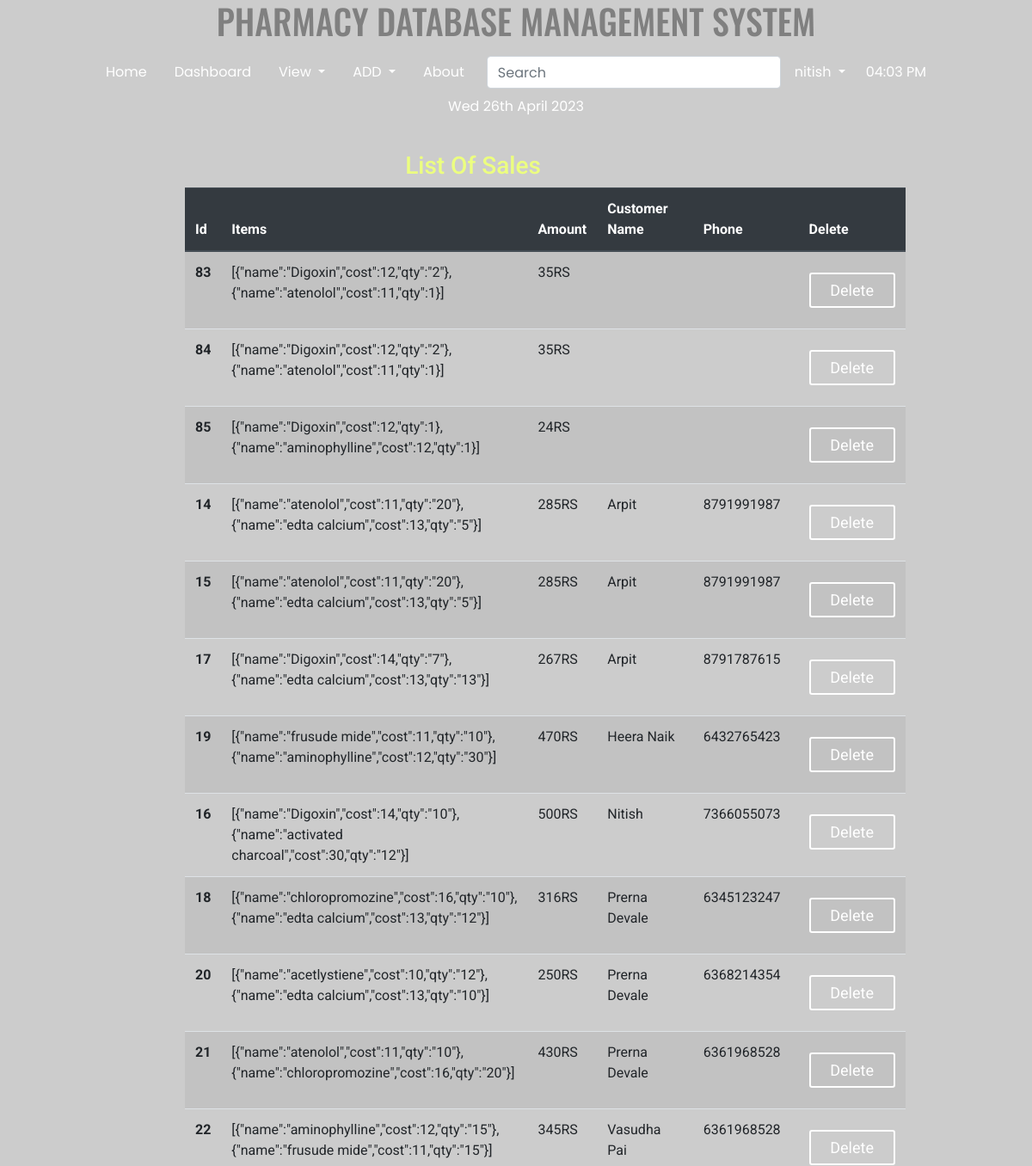
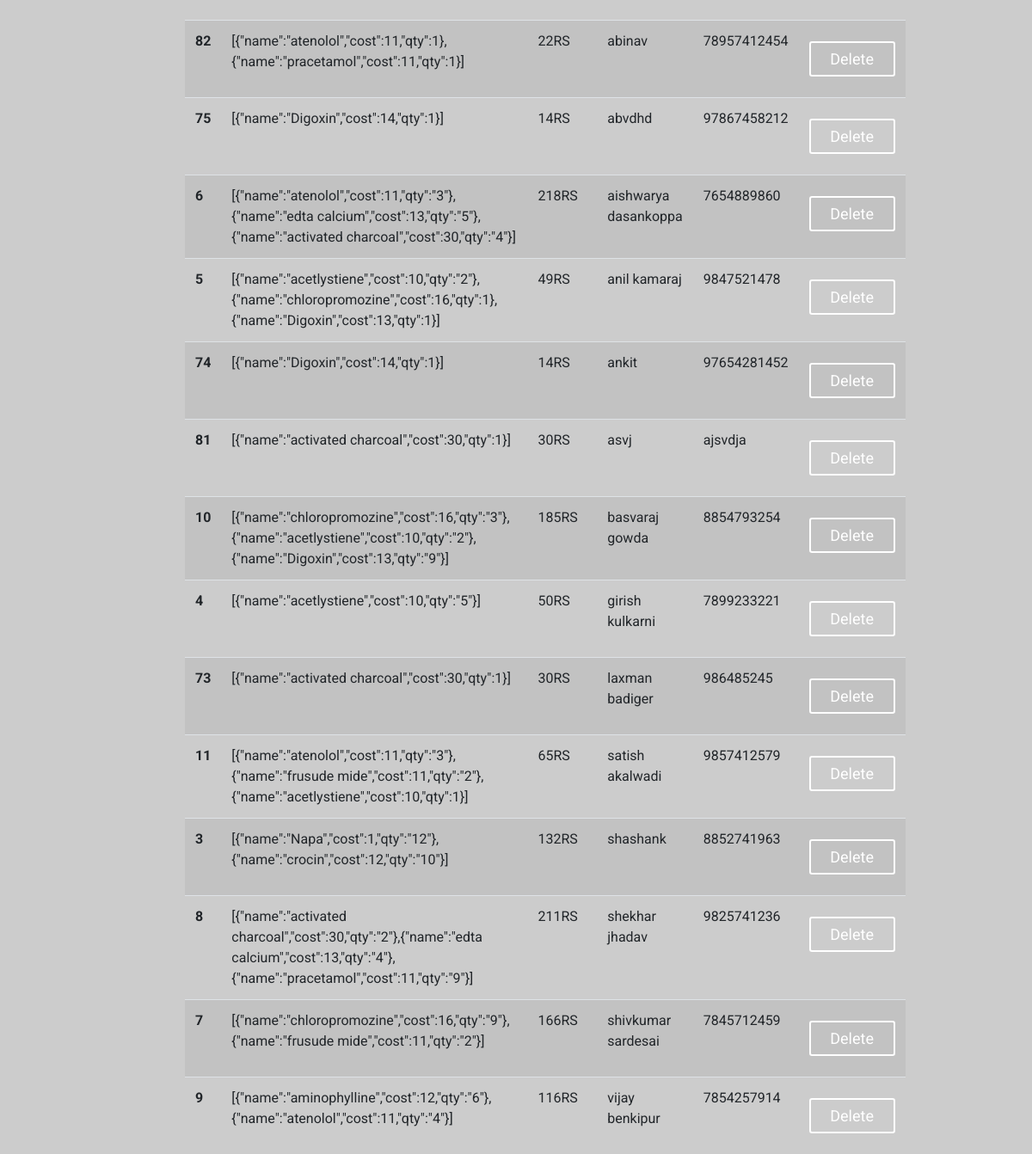
/sales/ (signed in), run on the app's committed database (2 pictures, top to bottom).
### home/models.py (models this page shows, shortened)
class Sales(models.Model):
    items_json = models.CharField(max_length=900)
    amount = models.IntegerField(default=0)
    name=models.CharField(max_length=100, default="")
    phone = models.CharField(max_length=100, default="")
    time=models.DateTimeField(default=now)

### home/views.py (the view)
# urls.py: path('sales/', SalesListView.as_view(), name='sales-list'),
class SalesListView(generic.ListView):
    model = Sales
    template_name = 'home/sales_list.html'
    context_object_name = 'sales'
    queryset = Sales.objects.all().order_by('name')

### templates/home/sales_list.html (shortened to what this page needs)
{% extends 'basic.html' %}
{% block body %}
{% load static %}
{% load crispy_forms_tags %}
{% if user.is_authenticated %}
<div class="col-md-7 offset-md-2">
 <h3 class="text-center">List Of Sales</h3>
<table class="table table-striped">
  <thead class="thead-dark">
    <tr>
      <th scope="col">Id</th>
      <th scope="col">Items</th>
      <th scope="col">Amount</th>
      <th scope="col">Customer Name</th>
      <th scope="col">Phone</th>
      <th scope="col">Delete</th>
    </tr>
  </thead>
  <tbody>
  {% for p in sales %}
    <tr>
      <th scope="row">{{p.id}}</th>
      <td>{{p.items_json}}</td>
      <td>{{p.amount}}RS</td>
      <td>{{p.name}}</td>
      <td>{{p.phone}}</td>
      <td>
        <form action="{% url 'home:delete_sales' p.id %}" method="post">
          <input type="submit" class="btn btn-primary btn-sm" value="Delete">
        </form>
      </td>
    </tr>
    {% endfor %}
  </tbody>
</table>
</div>
<body style="
      width: 100%;
    height: 100vh;
    background: linear-gradient(rgba(0, 0, 0, 0.2), rgba(0, 0, 0, 0.2)), url('/static/images/bg2.jpg');
    background-size: cover;
    font-family: 'Roboto', sans-serif;
    ">
{% else %}
<h2>Please Log in to Create a Post</h2>
{% endif %}
{% endblock body %}

### templates/basic.html (shortened to what this page needs)
<!DOCTYPE html>
<html lang="en">
<head>
    <link rel="stylesheet" href="https://stackpath.bootstrapcdn.com/bootstrap/4.2.1/css/bootstrap.min.css"
 />
    {% load static %}
    <link href="{% static 'css/style.css'  %}" rel="stylesheet" />
</head>
    <h1 class="text-center" style="color: grey; font-family: 'Oswald', sans-serif;"> PHARMACY DATABASE MANAGEMENT SYSTEM</h1>
    <nav class="navbar navbar-expand-lg navbar-light" style="background: none; color: grey; text-color: grey; font-family: 'Poppins', sans-serif;">
        <div class="collapse navbar-collapse" id="navbarSupportedContent">
            <ul class="nav justify-content-center">
                <li class="nav-item {% block blogactive %} {% endblock blogactive %}">
                    <a class="nav-link" href="/">Home</a>
                </li>
                <li class="nav-item">
                    <a class="nav-link" href="/dashboard/">Dashboard</a>
                </li>
                <li class="nav-item dropdown">
                    <a class="nav-link dropdown-toggle" href="#" id="navbarDropdown" role="button"
                        data-toggle="dropdown" aria-haspopup="true" aria-expanded="false">
                        View
                    </a>
                </li>
                <li class="nav-item dropdown">
                    <a class="nav-link dropdown-toggle" href="#" id="navbarDropdown" role="button"
                        data-toggle="dropdown" aria-haspopup="true" aria-expanded="false">
                        ADD
                    </a>
                </li>
                <li class="nav-item {% block aboutactive %} {% endblock aboutactive %}">
                    <a class="nav-link" href="/about/">About</a>
                </li>
                {% if user.is_authenticated %}
                <ul class="navbar-nav">
                    <form method="post" action="/search/" class="form-inline my-2 my-lg-0">
                        <li>
                            <input class="form-control mr-sm-2" style="color: #26f1fb" type="search"
                                placeholder="Search" aria-label="Search" name="q" id="q" />
                        </li>
                    </form>
                    <li class="nav-item dropdown">
                        <a class="nav-link dropdown-toggle" href="#" id="navbarDropdown" role="button"
                            data-toggle="dropdown" aria-haspopup="true" aria-expanded="false">
                            {{request.user}}
                        </a>
                    </li>
                </ul>
                {% else %}
                <li class="nav-item {% block login %} {% endblock login %}">
                    <a class="nav-link" href="{% url 'home:login' %}">Login</a>
                </li>
                {% endif %}
                <li class="nav-item">
                    <a class="nav-link" href="">{% now "h:i A" as current_time %} {{ current_time|center:"150" }}</a>
                </li>
                <li class="nav-item">
                    <a class="nav-link" href="">{% now "D jS F Y" %}</a>
                </li>
            </ul>
        </div>
    </nav>
    <br />
    {% block body %} {% endblock %} {% block js %} {% endblock %}
</body>
</html>

### static/css/style.css (style rules this page uses)
body { margin: 0; padding: 0; font-family: sens-serif; height: 100vh; }
.nav, .collapse { width: 100%; }
.navbar .nav .nav-item .nav-link:link, .navbar .nav .nav-item .nav-link:visited { color: #fff; text-align: center; }
* { padding: 0; margin: 0; border-radius: border-box; }
input { width: 100%; border: none; outline: none; background: none; color: white; float: left; margin: 0 10px; font-size: 18px; }
.btn { width: 100px; background: none; border: 2px solid #fff; color: white; padding: 5px; font-size: 18px; cursor: pointer; margin: 12px 0; }
.col-md-6, .col-md-7, .col-md-8, .col-md-9, .col-md-10 { background: none; color: white; }
h1, h2, h3, h4, h5, h6 { background: none; color: rgb(236, 255, 127); }

### data on the page
Sales: id "83", items_json "[{\"name\":\"Digoxin\",\"cost\":12,\"qty\":\"2\"},{\"name\":\"atenolol\",\"cost\":11,\"qty\":1}]", amount "35"
Sales: id "84", items_json "[{\"name\":\"Digoxin\",\"cost\":12,\"qty\":\"2\"},{\"name\":\"atenolol\",\"cost\":11,\"qty\":1}]", amount "35"
Sales: id "85", items_json "[{\"name\":\"Digoxin\",\"cost\":12,\"qty\":1},{\"name\":\"aminophylline\",\"cost\":12,\"qty\":1}]", amount "24"
Sales: id "14", items_json "[{\"name\":\"atenolol\",\"cost\":11,\"qty\":\"20\"},{\"name\":\"edta calcium\",\"cost\":13,\"qty\":\"5\"}]", amount "285", name "Arpit", phone "8791991987"
Sales: id "15", items_json "[{\"name\":\"atenolol\",\"cost\":11,\"qty\":\"20\"},{\"name\":\"edta calcium\",\"cost\":13,\"qty\":\"5\"}]", amount "285", name "Arpit", phone "8791991987"
Sales: id "17", items_json "[{\"name\":\"Digoxin\",\"cost\":14,\"qty\":\"7\"},{\"name\":\"edta calcium\",\"cost\":13,\"qty\":\"13\"}]", amount "267", name "Arpit", phone "8791787615"
Sales: id "19", items_json "[{\"name\":\"frusude mide\",\"cost\":11,\"qty\":\"10\"},{\"name\":\"aminophylline\",\"cost\":12,\"qty\":\"30\"}]", amount "470", name "Heera Naik", phone "6432765423"
Sales: id "16", items_json "[{\"name\":\"Digoxin\",\"cost\":14,\"qty\":\"10\"},{\"name\":\"activated charcoal\",\"cost\":30,\"qty\":\"12\"}]", amount "500", name "Nitish", phone "7366055073"
Sales: id "18", items_json "[{\"name\":\"chloropromozine\",\"cost\":16,\"qty\":\"10\"},{\"name\":\"edta calcium\",\"cost\":13,\"qty\":\"12\"}]", amount "316", name "Prerna Devale", phone "6345123247"
Sales: id "20", items_json "[{\"name\":\"acetlystiene\",\"cost\":10,\"qty\":\"12\"},{\"name\":\"edta calcium\",\"cost\":13,\"qty\":\"10\"}]", amount "250", name "Prerna Devale", phone "6368214354"
Sales: id "21", items_json "[{\"name\":\"atenolol\",\"cost\":11,\"qty\":\"10\"},{\"name\":\"chloropromozine\",\"cost\":16,\"qty\":\"20\"}]", amount "430", name "Prerna Devale", phone "6361968528"
Sales: id "22", items_json "[{\"name\":\"aminophylline\",\"cost\":12,\"qty\":\"15\"},{\"name\":\"frusude mide\",\"cost\":11,\"qty\":\"15\"}]", amount "345", name "Vasudha Pai", phone "6361968528"
Sales: id "82", items_json "[{\"name\":\"atenolol\",\"cost\":11,\"qty\":1},{\"name\":\"pracetamol\",\"cost\":11,\"qty\":1}]", amount "22", name "abinav", phone "78957412454"
Sales: id "75", items_json "[{\"name\":\"Digoxin\",\"cost\":14,\"qty\":1}]", amount "14", name "abvdhd", phone "97867458212"
Sales: id "6", items_json "[{\"name\":\"atenolol\",\"cost\":11,\"qty\":\"3\"},{\"name\":\"edta calcium\",\"cost\":13,\"qty\":\"5\"},{\"name\":\"activated charcoal\",\"cost\":30,\"qty\":\"4\"}]", amount "218", name "aishwarya dasankoppa", phone "7654889860"
Sales: id "5", items_json "[{\"name\":\"acetlystiene\",\"cost\":10,\"qty\":\"2\"},{\"name\":\"chloropromozine\",\"cost\":16,\"qty\":1},{\"name\":\"Digoxin\",\"cost\":13,\"qty\":1}]", amount "49", name "anil kamaraj", phone "9847521478"
Sales: id "74", items_json "[{\"name\":\"Digoxin\",\"cost\":14,\"qty\":1}]", amount "14", name "ankit", phone "97654281452"
Sales: id "81", items_json "[{\"name\":\"activated charcoal\",\"cost\":30,\"qty\":1}]", amount "30", name "asvj", phone "ajsvdja"
Sales: id "10", items_json "[{\"name\":\"chloropromozine\",\"cost\":16,\"qty\":\"3\"},{\"name\":\"acetlystiene\",\"cost\":10,\"qty\":\"2\"},{\"name\":\"Digoxin\",\"cost\":13,\"qty\":\"9\"}]", amount "185", name "basvaraj gowda", phone "8854793254"
Sales: id "4", items_json "[{\"name\":\"acetlystiene\",\"cost\":10,\"qty\":\"5\"}]", amount "50", name "girish kulkarni", phone "7899233221"
Sales: id "73", items_json "[{\"name\":\"activated charcoal\",\"cost\":30,\"qty\":1}]", amount "30", name "laxman badiger", phone "986485245"
Sales: id "11", items_json "[{\"name\":\"atenolol\",\"cost\":11,\"qty\":\"3\"},{\"name\":\"frusude mide\",\"cost\":11,\"qty\":\"2\"},{\"name\":\"acetlystiene\",\"cost\":10,\"qty\":1}]", amount "65", name "satish akalwadi", phone "9857412579"
Sales: id "3", items_json "[{\"name\":\"Napa\",\"cost\":1,\"qty\":\"12\"},{\"name\":\"crocin\",\"cost\":12,\"qty\":\"10\"}]", amount "132", name "shashank", phone "8852741963"
Sales: id "8", items_json "[{\"name\":\"activated charcoal\",\"cost\":30,\"qty\":\"2\"},{\"name\":\"edta calcium\",\"cost\":13,\"qty\":\"4\"},{\"name\":\"pracetamol\",\"cost\":11,\"qty\":\"9\"}]", amount "211", name "shekhar jhadav", phone "9825741236"
Sales: id "7", items_json "[{\"name\":\"chloropromozine\",\"cost\":16,\"qty\":\"9\"},{\"name\":\"frusude mide\",\"cost\":11,\"qty\":\"2\"}]", amount "166", name "shivkumar sardesai", phone "7845712459"
Sales: id "9", items_json "[{\"name\":\"aminophylline\",\"cost\":12,\"qty\":\"6\"},{\"name\":\"atenolol\",\"cost\":11,\"qty\":\"4\"}]", amount "116", name "vijay benkipur", phone "7854257914"

### other printed values
{{ request.user }} "nitish"
{{ current_time|center:"150" }} "04:03 PM"
